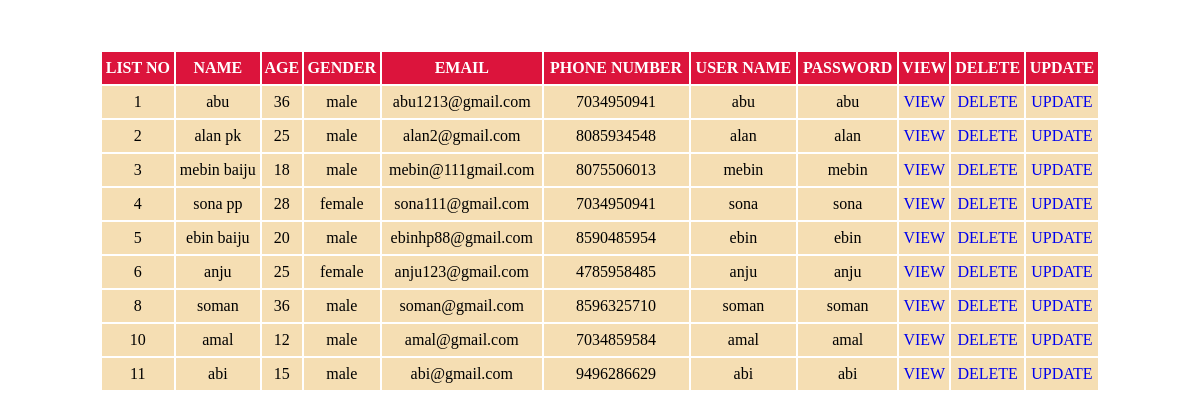
Screenshot of /view/ with the database file from the repository.
### jewellary/models.py (models this page shows)
class customer(models.Model):
    name = models.CharField(max_length=200,null=True)
    age = models.IntegerField()
    gender = models.CharField(max_length=200,null=True)
    email = models.CharField(max_length=200,null=True)
    phonenumber = models.IntegerField()
    username = models.CharField(max_length=200,null=True)
    password = models.CharField(max_length=200,null=True)

### jewellary/views.py (the view)
# urls.py: path('view/',views.view,name="view"),
def view(request):
    er = customer.objects.all()
    return render(request,"view.html",{'er':er})

### templates/view.html (shortened to what this page needs)
<!DOCTYPE html>
<html lang="en">
<head>
</head>
<body>
    <form action="">
        <table>
            <tr class="tr">
                <th>LIST NO</th>
                <th>NAME</th>
                <th>AGE</th>
                <th>GENDER</th>
                <th>EMAIL</th>
                <th>PHONE NUMBER</th>
                <th>USER NAME</th>
                <th>PASSWORD</th>
                <th>VIEW</th>
                <th>DELETE</th>
                <th>UPDATE</th>
            </tr>
            {% for i in er %}
            <tr>
                <td>{{i.id}}</td>
                <td>{{i.name}}</td>
                <td>{{i.age}}</td>
                <td>{{i.gender}}</td>
                <td>{{i.email}}</td>
                <td>{{i.phonenumber}}</td>
                <td>{{i.username}}</td>
                <td>{{i.password}}</td>
                <td><a href="{% url 'detailedview' i.id%}" class="btn btn-primary">VIEW</a></td>
                <td><a href="{% url 'deleted' i.id%}" class="btn btn-danger">DELETE</a></td>
                <td><a href="{% url 'update' i.id%}" class="btn btn-danger">UPDATE</a></td>
            </tr>
            {%endfor%}
        </table>
    </form>
</body>
</html>

### templates/view.html (style rules this page uses)
table { width: 1000px; margin-left: auto; margin-right: auto; margin-top: 50px; text-align: center; }
tr { background-color: wheat; height: 30px; }
th { background-color: crimson; color: white; height: 30px; }
td { background-color: wheat; height: 30px; }
.btn { text-decoration: none; }

### rows the page displays
customer: id "1", name "abu", age "36", gender "male", email "abu1213@gmail.com", phonenumber "7034950941", username "abu", password "abu"
customer: id "2", name "alan pk", age "25", gender "male", email "alan2@gmail.com", phonenumber "8085934548", username "alan", password "alan"
customer: id "3", name "mebin baiju", age "18", gender "male", email "mebin@111gmail.com", phonenumber "8075506013", username "mebin", password "mebin"
customer: id "4", name "sona pp", age "28", gender "female", email "sona111@gmail.com", phonenumber "7034950941", username "sona", password "sona"
customer: id "5", name "ebin baiju", age "20", gender "male", email "ebinhp88@gmail.com", phonenumber "8590485954", username "ebin", password "ebin"
customer: id "6", name "anju", age "25", gender "female", email "anju123@gmail.com", phonenumber "4785958485", username "anju", password "anju"
customer: id "8", name "soman", age "36", gender "male", email "soman@gmail.com", phonenumber "8596325710", username "soman", password "soman"
customer: id "10", name "amal", age "12", gender "male", email "amal@gmail.com", phonenumber "7034859584", username "amal", password "amal"
customer: id "11", name "abi", age "15", gender "male", email "abi@gmail.com", phonenumber "9496286629", username "abi", password "abi"
